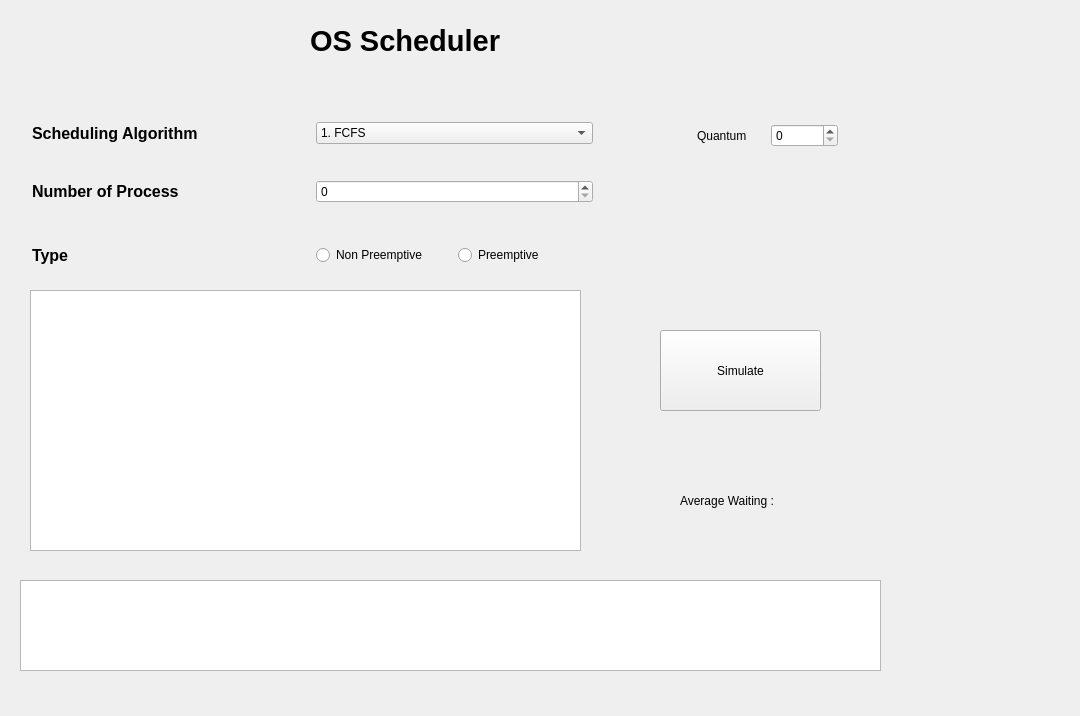
<?xml version="1.0" encoding="UTF-8"?>
<ui version="4.0">
 <class>MainWindow</class>
 <widget class="QMainWindow" name="MainWindow">
  <property name="geometry">
   <rect>
    <x>0</x>
    <y>0</y>
    <width>1080</width>
    <height>716</height>
   </rect>
  </property>
  <property name="windowTitle">
   <string>MainWindow</string>
  </property>
  <widget class="QWidget" name="centralwidget">
   <widget class="QLabel" name="project_label">
    <property name="geometry">
     <rect>
      <x>310</x>
      <y>10</y>
      <width>251</width>
      <height>61</height>
     </rect>
    </property>
    <property name="font">
     <font>
      <pointsize>22</pointsize>
      <bold>true</bold>
     </font>
    </property>
    <property name="text">
     <string>OS Scheduler</string>
    </property>
   </widget>
   <widget class="QWidget" name="layoutWidget">
    <property name="geometry">
     <rect>
      <x>32</x>
      <y>92</y>
      <width>561</width>
      <height>141</height>
     </rect>
    </property>
    <layout class="QVBoxLayout" name="verticalLayout">
     <item>
      <layout class="QHBoxLayout" name="horizontalLayout">
       <item>
        <widget class="QLabel" name="algo_label">
         <property name="font">
          <font>
           <pointsize>12</pointsize>
           <bold>true</bold>
          </font>
         </property>
         <property name="text">
          <string>Scheduling Algorithm</string>
         </property>
        </widget>
       </item>
       <item>
        <widget class="QComboBox" name="algorithm_comboBox">
         <property name="iconSize">
          <size>
           <width>16</width>
           <height>16</height>
          </size>
         </property>
         <item>
          <property name="text">
           <string>1. FCFS</string>
          </property>
         </item>
         <item>
          <property name="text">
           <string>2. SJF</string>
          </property>
         </item>
         <item>
          <property name="text">
           <string>3. Priority</string>
          </property>
         </item>
         <item>
          <property name="text">
           <string>4. Round Robin</string>
          </property>
         </item>
        </widget>
       </item>
      </layout>
     </item>
     <item>
      <layout class="QHBoxLayout" name="horizontalLayout_2">
       <item>
        <widget class="QLabel" name="no_process_label">
         <property name="font">
          <font>
           <pointsize>12</pointsize>
           <bold>true</bold>
          </font>
         </property>
         <property name="text">
          <string>Number of Process</string>
         </property>
        </widget>
       </item>
       <item>
        <widget class="QSpinBox" name="no_of_process_value"/>
       </item>
      </layout>
     </item>
    </layout>
   </widget>
   <widget class="QWidget" name="layoutWidget">
    <property name="geometry">
     <rect>
      <x>32</x>
      <y>240</y>
      <width>561</width>
      <height>30</height>
     </rect>
    </property>
    <layout class="QHBoxLayout" name="horizontalLayout_4">
     <item>
      <widget class="QLabel" name="algo_type">
       <property name="font">
        <font>
         <pointsize>12</pointsize>
         <bold>true</bold>
        </font>
       </property>
       <property name="text">
        <string>Type</string>
       </property>
      </widget>
     </item>
     <item>
      <layout class="QHBoxLayout" name="horizontalLayout_3">
       <item>
        <widget class="QRadioButton" name="Non_preemptive">
         <property name="text">
          <string>Non Preemptive</string>
         </property>
        </widget>
       </item>
       <item>
        <widget class="QRadioButton" name="preemptive">
         <property name="text">
          <string>Preemptive</string>
         </property>
        </widget>
       </item>
      </layout>
     </item>
    </layout>
   </widget>
   <widget class="QWidget" name="layoutWidget">
    <property name="geometry">
     <rect>
      <x>697</x>
      <y>120</y>
      <width>141</width>
      <height>31</height>
     </rect>
    </property>
    <layout class="QHBoxLayout" name="horizontalLayout_5">
     <item>
      <widget class="QLabel" name="quantum_label">
       <property name="text">
        <string>Quantum</string>
       </property>
      </widget>
     </item>
     <item>
      <widget class="QSpinBox" name="quantum_value"/>
     </item>
    </layout>
   </widget>
   <widget class="QTableWidget" name="data_table">
    <property name="geometry">
     <rect>
      <x>30</x>
      <y>290</y>
      <width>551</width>
      <height>261</height>
     </rect>
    </property>
   </widget>
   <widget class="QPushButton" name="pushButton">
    <property name="geometry">
     <rect>
      <x>660</x>
      <y>330</y>
      <width>161</width>
      <height>81</height>
     </rect>
    </property>
    <property name="text">
     <string>Simulate</string>
    </property>
   </widget>
   <widget class="QTableWidget" name="gantt_chart">
    <property name="geometry">
     <rect>
      <x>20</x>
      <y>580</y>
      <width>861</width>
      <height>91</height>
     </rect>
    </property>
   </widget>
   <widget class="QLabel" name="avg_wait">
    <property name="geometry">
     <rect>
      <x>680</x>
      <y>470</y>
      <width>201</width>
      <height>61</height>
     </rect>
    </property>
    <property name="text">
     <string>Average Waiting : </string>
    </property>
   </widget>
  </widget>
 </widget>
 <resources/>
 <connections/>
</ui>
